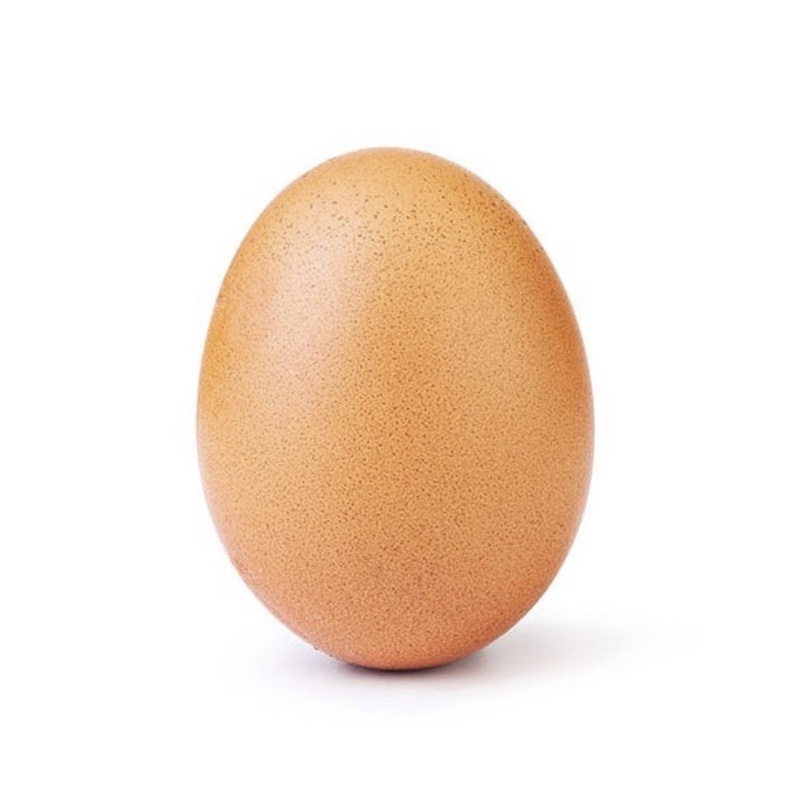
#> input picture dataset/ayam/chicken-1.jpeg, 800 x 800 px; its folder holds only this picture in this run
$ jupyter execute projectPrepro1.ipynb   (older library calls are emulated)
#> lines starting #> are read from the running program, lines starting #| are printed output that depends on the picture
[cell 1]
# Import library yang kalian butuhkan
import os
import cv2 as cv
import matplotlib.pyplot as plt
import numpy as np
import pandas as pd
from sklearn.model_selection import train_test_split, cross_val_predict
from sklearn.metrics import accuracy_score, classification_report
from skimage.feature import graycomatrix, graycoprops
from scipy.stats import entropy
from sklearn.ensemble import RandomForestClassifier
from sklearn.svm import SVC
from sklearn.neighbors import KNeighborsClassifier
from sklearn.metrics import accuracy_score, precision_score, recall_score, f1_score, confusion_matrix, classification_report
from sklearn.metrics import (confusion_matrix, ConfusionMatrixDisplay)
import seaborn as sns

Kode di atas mengimpor sejumlah pustaka (library) penting yang digunakan untuk melakukan pengolahan citra, analisis data, serta pelatihan dan evaluasi model machine learning. Library os berfungsi untuk mengelola file dan direktori dalam sistem operasi, seperti membaca daftar file gambar yang akan diproses. Untuk pengolahan citra, digunakan library OpenCV (cv2) yang memungkinkan pembacaan, manipulasi, dan pengolahan gambar secara efisien. Visualisasi hasil dan grafik dilakukan dengan menggunakan matplotlib.pyplot, sementara numpy digunakan untuk operasi matematis dan manipulasi data numerik dalam bentuk array. Data juga dapat dikelola dalam bentuk tabel menggunakan pandas, yang memudahkan proses analisis dan pengolahan dataset.
Untuk membagi data menjadi data pelatihan dan pengujian serta melakukan validasi silang, digunakan fungsi dari sklearn.model_selection. Evaluasi model dilakukan dengan bantuan sklearn.metrics, yang menyediakan berbagai metrik seperti akurasi, precision, recall, F1-score, serta confusion matrix untuk menilai kualitas prediksi model. Dalam ekstraksi fitur tekstur dari gambar, digunakan modul graycomatrix dan graycoprops dari skimage.feature, yang membantu mendapatkan informasi tekstur penting dari citra melalui metode matriks ko-occurrence tingkat abu-abu (GLCM). Selain itu, modul scipy.stats dipakai untuk menghitung nilai statistik seperti entropy yang juga dapat berperan sebagai fitur dalam pengolahan citra.
Adapun untuk membangun model klasifikasi, tiga algoritma utama yang digunakan adalah Random Forest dari sklearn.ensemble, Support Vector Machine (SVM) dari sklearn.svm, dan K-Nearest Neighbors (KNN) dari sklearn.neighbors. Ketiga model ini dilatih dan diuji menggunakan dataset yang telah dipersiapkan. Terakhir, seaborn digunakan sebagai library visualisasi untuk membuat grafik yang lebih informatif dan estetis, membantu memperjelas hasil evaluasi model maupun pola-pola dalam data.

## Data Loading

Buat struktur folder dataset sebagai berikut:
```
.
└──dataset
    ├── label1
	├── image1.jpg
	├── image2.jpg
	└── image3.jpg
    ├── label2
    └── label3
    └── dst...
```

[cell 2]
def cropResize(img, resize):
    h, w = img.shape[:2]
    min_dim = min(h, w)

    start_x = (w - min_dim) // 2
    start_y = (h - min_dim) // 2

    cropped_img = img[start_y:start_y + min_dim, start_x:start_x + min_dim]

    resize_img = cv.resize(cropped_img, (resize,resize))

    return resize_img

Fungsi cropResize pada kode di atas digunakan untuk memotong citra secara proporsional menjadi bentuk persegi dan kemudian mengubah ukurannya (resize) sesuai dimensi yang ditentukan. Fungsi ini sangat berguna dalam proses pra-pemrosesan citra untuk memastikan bahwa seluruh data citra memiliki ukuran dan bentuk yang konsisten sebelum digunakan dalam pelatihan atau pengujian model.

Fungsi cropResize bertujuan untuk mengubah ukuran citra agar seragam tanpa mengubah proporsinya secara tidak wajar. Pertama-tama, fungsi mengambil tinggi (h) dan lebar (w) dari citra input. Kemudian, dicari dimensi terkecil antara tinggi dan lebar untuk menentukan ukuran potongan persegi (min_dim). Tujuannya adalah agar bagian tengah citra dipotong secara simetris, baik secara horizontal maupun vertikal. Posisi awal pemotongan (start_x dan start_y) dihitung dengan cara mengurangi dimensi asli dengan min_dim, lalu dibagi dua agar pemotongan dimulai dari tengah.

Setelah itu, citra dipotong menjadi bentuk persegi menggunakan slicing NumPy, menghasilkan cropped_img. Terakhir, citra hasil potongan diubah ukurannya menjadi dimensi baru yang diinginkan (misalnya 256x256 piksel) menggunakan fungsi cv.resize dari OpenCV. Citra hasil akhir yang sudah berbentuk persegi dan berukuran seragam dikembalikan sebagai output fungsi.

[cell 3]
data = []
labels = []
file_name = []
for sub_folder in os.listdir("dataset/"):
    sub_folder_files = os.listdir(os.path.join("dataset/", sub_folder))
    for i, filename in enumerate(sub_folder_files):
        img_path = os.path.join("dataset/", sub_folder, filename)
        img = cv.imread(img_path)
#> img is the input picture: shape (800, 800, 3); mean B, G, R 218.3, 231.1, 246.2
        img = img.astype(np.uint8)
        img = cv.cvtColor(img, cv.COLOR_BGR2GRAY)
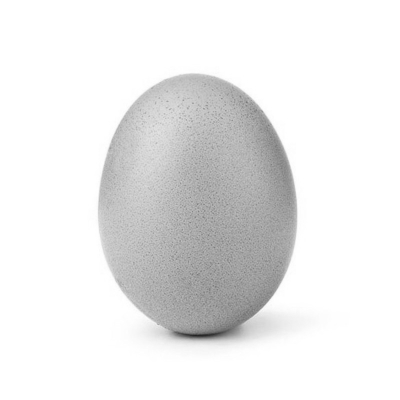
#> img: shape (800, 800) (shown at 1/2 size); min 34, max 255, mean 234.1
        img = cropResize(img, 256)

        data.append(img)
        labels.append(sub_folder)
        name = os.path.splitext(filename)[0]
        file_name.append(filename)

data = np.array(data)
labels = np.array(labels)
file_name = np.array(file_name)

code diatas digunakan untuk  membaca seluruh gambar yang ada dalam folder dataset. Folder tersebut diasumsikan berisi sub-folder, di mana setiap sub-folder akan merepresentasikan satu kelas (label).
Pertama, kode akan mengecek setiap sub-folder di dalam dataset. Jika sub-folder tersebut valid, tidak dalam bentuk file, program akan lanjut masuk ke dalamnya. Lalu, untuk setiap file gambar yang ditemukan dengan ekstensi .jpg, .jpeg, atau .png, gambar tersebut akan dibaca dalam format grayscale menggunakan OpenCV "cv.imread dengan cv.IMREAD_GRAYSCALE". Gambar-gambar yang gagal dibaca akan dilewati dengan peringatan di terminal.
Setelah gambar berhasil dibaca, ukuran citra akan disesuaikan menjadi 128x128 piksel menggunakan fungsi cropResize . Hal ini dilakukan agar semua gambar punya ukuran yang sama sebelum diproses lebih lanjut. Selanjutnya, nilai piksel gambar dinormalisasi ke rentang 0 hingga 1 dengan cara membagi semua nilai piksel dengan 255.0. Tujuannya agar model machine learning bisa belajar dengan lebih stabil. Setiap gambar yang sudah diproses akan dimasukkan ke list data, labelnya (berdasarkan nama sub-folder) ke list labels, dan nama file-nya ke list file_name. Setelah semua gambar diproses, seluruh list diubah menjadi array NumPy agar lebih efisien dan siap untuk langkah selanjutnya, seperti ekstraksi fitur atau prepocecessing.

## Data Augmentation

### Define Augmentation Function

[cell 4]
def flip_horizontal(img):
    flipped = img[:, ::-1].copy()
    return flipped

def rotate_image(img, angle_degrees):
    angle = np.deg2rad(angle_degrees)
    cos_a, sin_a = np.cos(angle), np.sin(angle)

    h, w = img.shape
    cx, cy = w // 2, h // 2

    rotated = np.zeros_like(img)

    for y in range(h):
        for x in range(w):
            x_rel, y_rel = x - cx, y - cy
            orig_x = int(cx + x_rel * cos_a + y_rel * sin_a)
            orig_y = int(cy - x_rel * sin_a + y_rel * cos_a)

            if 0 <= orig_x < w and 0 <= orig_y < h:
                rotated[y, x] = img[orig_y, orig_x]

    return rotated

def adjust_brightness(img, beta):
    bright = img.astype(np.int16) + beta
    bright = np.clip(bright, 0, 255)
    return bright.astype(np.uint8)

def augment_image(img):
    augmented_images = []
    augmented_images.append(flip_horizontal(img))     # Flip
    augmented_images.append(rotate_image(img, 15))    # Rotate 15 deg
    augmented_images.append(adjust_brightness(img, 10))  # Brightness +10
    return augmented_images

code diatas melakukan augmentasi data untuk meningkatkan jumlah dan variasi data yang tersedia. Fungsi augment_image() merupakan fungsi utama yang menghasilkan beberapa versi baru dari satu gambar masukan. Proses augmentasi yang dilakukan terdiri dari tiga jenis transformasi. Pertama, flip_horizontal() akan membalik gambar secara horizontal (dari kiri ke kanan). Kedua, rotate_image() memutar gambar sebesar 15 derajat searah jarum jam menggunakan teknik reverse mapping agar tidak terjadi kehilangan informasi penting. Ketiga, adjust_brightness() akan mencerahkan gambar dengan menambahkan nilai intensitas sebesar 10 pada setiap piksel, lalu memastikan nilainya tetap berada dalam rentang [0, 255].
Setiap gambar dari dataset awal diproses satu per satu. Gambar asli yang sudah dinormalisasi dimasukkan terlebih dahulu ke dalam list augmented. Lalu, gambar tersebut dikonversi sementara ke format uint8 dengan skala 0–255 agar proses augmentasi dapat dilakukan dengan benar. fungsi augment_image adalah gabungan dari ketiga teknik di atas. Fungsi ini menerima satu citra sebagai masukan, lalu menghasilkan tiga versi baru: citra hasil flip horizontal, citra hasil rotasi, dan citra yang sudah dinaikkan kecerahannya. Dengan cara ini, satu gambar asli bisa dikembangkan menjadi beberapa variasi baru yang dapat memperkaya data latih atau uji dalam proses analisis citra.

### Augmentation Process

[cell 5]
data_augmented = []
labels_augmented = []
file_name_augmented = []

for i in range(len(data)):
    img = data[i]
    label = labels[i]
    fname = file_name[i]

    data_augmented.append(img)
    labels_augmented.append(label)
    file_name_augmented.append(fname)

    augmented_imgs = augment_image(img)
    suffixes = ['_flip', '_rot', '_bright']

    for aug_img, suffix in zip(augmented_imgs, suffixes):
        data_augmented.append(aug_img)
        labels_augmented.append(label)
        file_name_augmented.append(fname + suffix)
#> this loop made 2 passes
#> (label, fname) on passes 1 to 2: ('ayam', 'chicken-1.jpeg'), ('bebek', 'bebek-10.jpg')
#> pass 1, in flip_horizontal, `flipped = img[:, ::-1].copy()`:
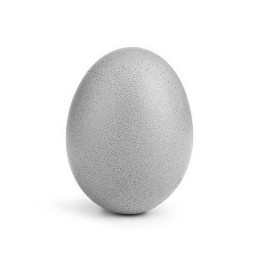
#> flipped: shape (256, 256); min 39, max 255, mean 234.1
#> pass 1, in adjust_brightness, `bright = img.astype(np.int16) + beta`:
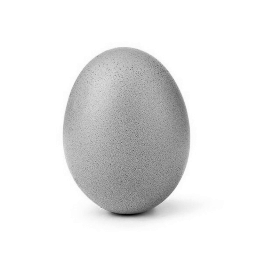
#> bright: shape (256, 256) int16; min 49, max 265, mean 244.1; drawn with min black and max white
#> pass 2, in flip_horizontal (call 2), `flipped = img[:, ::-1].copy()`:
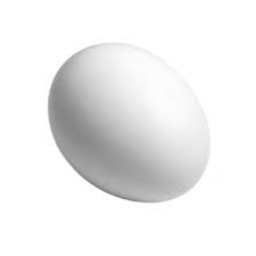
#> flipped: shape (256, 256); min 120, max 255, mean 238.4
#> after the loop, data_augmented = 8 items; file_name_augmented = ['chicken-1.jpeg', 'chicken-1.jpeg_flip', 'chicken-1.jpeg_rot', 'chicken-1.jpeg_bright', 'bebek-10.jpg', 'bebek-10.jpg_flip', 'bebek-10.jpg_rot', 'bebek-10.jpg_bright']; labels_augmented = ['ayam', 'ayam', 'ayam', 'ayam', 'bebek', 'bebek', 'bebek', 'bebek']

code diatas digunakan untuk memperluas dataset citra dengan cara menambahkan hasil augmentasi ke dalam daftar data.
Pertama, tiga list kosong dibuat: data_augmented untuk menyimpan gambar yang sudah diperluas, labels_augmented untuk label dari tiap gambar, dan file_name_augmented untuk menyimpan nama file asli beserta penambahan penanda augmentasi. Kemudian, dilakukan perulangan untuk setiap gambar dalam dataset awal. Gambar asli (img), labelnya (label), dan nama filenya (fname) dimasukkan terlebih dahulu ke dalam list augmented tanpa perubahan, sehingga data awal tetap ikut digunakan.
Setelah itu, fungsi augment_image(img) dipanggil untuk menghasilkan tiga gambar baru dari hasil flip horizontal, rotasi 15 derajat, dan penyesuaian kecerahan. Setiap gambar hasil augmentasi tersebut kemudian ditambahkan ke list data_augmented, dan labelnya tetap disamakan dengan gambar aslinya karena augmentasi tidak mengubah kelas objek. Untuk membedakan gambar asli dan hasil augmentasi, nama file diberi akhiran _flip, _rot, dan _bright.
Dengan proses ini, setiap gambar dalam dataset akan menghasilkan tiga variasi baru, sehingga total data akan menjadi empat kali lipat dari jumlah awal.

code dibawah untuk mengetahui sejauh mana proses augmentasi menambah jumlah data, dilakukan pencetakan jumlah data sebelum dan sesudah augmentasi. Kode print("Data sebelum augmentasi: ", len(data)) digunakan untuk menampilkan jumlah gambar asli yang dimiliki sebelum proses augmentasi dilakukan. Sedangkan print("Data setelah augmentasi: ", len(data_augmented)) mencetak jumlah total gambar setelah gambar-gambar tersebut diperbanyak menggunakan teknik augmentasi seperti flipping, rotasi, dan penyesuaian kecerahan.
Output yang dihasilkan, terlihat jelas bagaimana augmentasi meningkatkan jumlah data. Setiap gambar asli menghasilkan tiga gambar tambahan, sehingga total gambar menjadi empat kali lipat dari jumlah awal.

[cell 6]
print("Data sebelum augmentasi: ", len(data))
#| Data sebelum augmentasi:  2
print("Data setelah augmentasi: ", len(data_augmented))
#| Data setelah augmentasi:  8

## Data Preparation

### Define Preprocessing Function

[cell 7]
# [96 lines left out: functions padding_baris, padding_kolom, convo_edge, deteksi_tepi, thresholding, dilasi and 1 more, not called in this run]

def sharpening(img, kernel):
    kh, kw = kernel.shape
    pad_h, pad_w = kh // 2, kw // 2

    padded = np.pad(img, ((pad_h, pad_h), (pad_w, pad_w)), mode='constant', constant_values=0)
    output = np.zeros_like(img, dtype=np.float32)

    for y in range(img.shape[0]):
        for x in range(img.shape[1]):
            region = padded[y:y+kh, x:x+kw]
            value = np.sum(region * kernel)
            output[y, x] = np.clip(value, 0, 255)

    return output.astype(np.uint8)

# [5 lines left out: function gradientMorfologi, not called in this run]


# Kernel
kernelSharpening = np.array([[0, -0.25, 0],
                             [-0.25, 2, -0.25],
                             [0, -0.25, 0]])

robertX = np.array([[1, 0],
                    [0, -1]])

robertY = np.array([[0, 1],
                    [-1, 0]])

kernelMorfologi = np.array([[0, 1, 0],
                            [1, 1, 1],
                            [0, 1, 0]])

Kode di atas berisi beberapa fungsi utama untuk melakukan operasi pengolahan citra, khususnya terkait dengan deteksi tepi, pengolahan morfologi, dan sharpening (penajaman). Berikut penjelasan rinci tiap fungsi dan konsep yang digunakan:
padding_baris dan padding_kolom
Fungsi ini menambahkan padding berupa baris atau kolom kosong (nilai nol) pada citra input. Padding ini berguna untuk menjaga ukuran citra agar tetap sama setelah operasi konvolusi, khususnya untuk kernel Robert yang memiliki ukuran 2x2 dan tidak simetris sehingga perlu perlakuan khusus.

convo_edge
Fungsi ini melakukan proses konvolusi citra dengan sebuah kernel tertentu untuk mendeteksi tepi. Konvolusi dilakukan dengan cara menggeser kernel ke seluruh piksel citra dan menghitung jumlah perkalian elemen kernel dengan area citra yang tumpang tindih. Padding citra dilakukan supaya hasil konvolusi tetap memiliki ukuran yang sama dengan citra asli. Untuk kernel Robert, padding dilakukan secara manual menggunakan fungsi padding_baris dan padding_kolom, sedangkan untuk kernel lain menggunakan np.pad standar.

deteksi_tepi
Fungsi ini mengaplikasikan dua kernel deteksi tepi (kernelX dan kernelY), misalnya untuk arah horizontal dan vertikal, kemudian menghitung magnitude dari hasil konvolusi kedua arah tersebut menggunakan rumus akar kuadrat penjumlahan kuadratnya (sqrt(hasilX^2 + hasilY^2)). Ini menghasilkan citra tepi yang lebih jelas.

thresholding
Fungsi thresholding ini mengubah citra grayscale menjadi citra biner berdasarkan ambang nilai (ambang). Piksel yang nilai intensitasnya sama atau lebih besar dari ambang di-set menjadi putih (255), sedangkan yang di bawah ambang di-set menjadi hitam (0). Ini membantu memisahkan objek dari latar belakang.

dilasi
Fungsi dilasi adalah operasi morfologi yang memperbesar area putih (foreground) pada citra biner. Dilasi dilakukan dengan menggeser kernel ke seluruh citra dan jika ada satu piksel pada area kernel yang bernilai putih sesuai dengan kernel, maka piksel hasil juga di-set putih. Operasi ini berguna untuk menambah ketebalan objek dan mengisi lubang kecil.

erosi
Erosi adalah operasi morfologi kebalikan dari dilasi. Erosi akan memperkecil area putih dengan cara memeriksa apakah seluruh piksel yang berada di area kernel dan bernilai 1 pada kernel juga bernilai putih pada citra. Jika ada satu saja yang tidak memenuhi, piksel hasil menjadi hitam. Erosi berguna untuk menghilangkan noise kecil dan memisahkan objek yang menyatu.

sharpening
Fungsi sharpening menggunakan kernel khusus untuk menajamkan citra, meningkatkan detail dan tepi dengan cara menonjolkan perubahan intensitas piksel. Proses ini juga menggunakan konvolusi dan hasilnya di-clip agar nilai piksel tetap dalam rentang 0-255.

gradientMorfologi
Fungsi ini menghitung gradient morfologi dengan mengurangi citra hasil dilasi dengan citra hasil erosi. Gradient ini menonjolkan tepi objek pada citra dan sering digunakan dalam segmentasi citra untuk mendeteksi batas objek secara lebih tajam.

kernelSharpening digunakan untuk operasi penajaman citra.
robertX dan robertY adalah kernel untuk deteksi tepi menggunakan operator Robert Cross, yang fokus pada perubahan intensitas diagonal.
kernelMorfologi adalah kernel berbentuk silang untuk operasi dilasi dan erosi dalam morfologi citra
Secara keseluruhan, fungsi-fungsi ini membentuk rangkaian proses pengolahan citra yang meliputi deteksi tepi, peningkatan kualitas tepi, dan operasi morfologi untuk memperbaiki struktur objek pada citra hasil deteksi.

### Preprocessing

[cell 8]
# pada bagian ini bisa gunakan data yang sebelum augmentasi atau setelah augmentasi
dataPreprocessed = []
for i in range(len(data_augmented)): # Loop through each image and do preprocessing
	img = data_augmented[i]
	# img = cropResize(img,256)
	img = sharpening(img, kernelSharpening)
	dataPreprocessed.append(img)
#> this loop made 8 passes
#> pass 1, in sharpening, `padded = np.pad(img, ((pad_h, pad_h), (pad_w, pad_w)), mode='constant'..`:
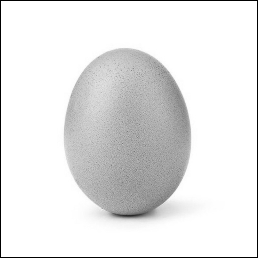
#> padded: shape (258, 258); min 0, max 255, mean 230.5
#> pass 1, `img = sharpening(img, kernelSharpening)`:
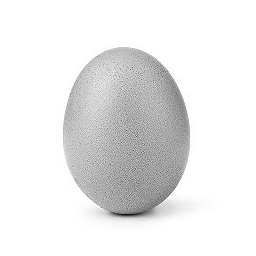
#> img: shape (256, 256); min 12, max 255, mean 233.9
#> after the loop, dataPreprocessed = 8 items
#> (the rest of the program and of its run is left out)
